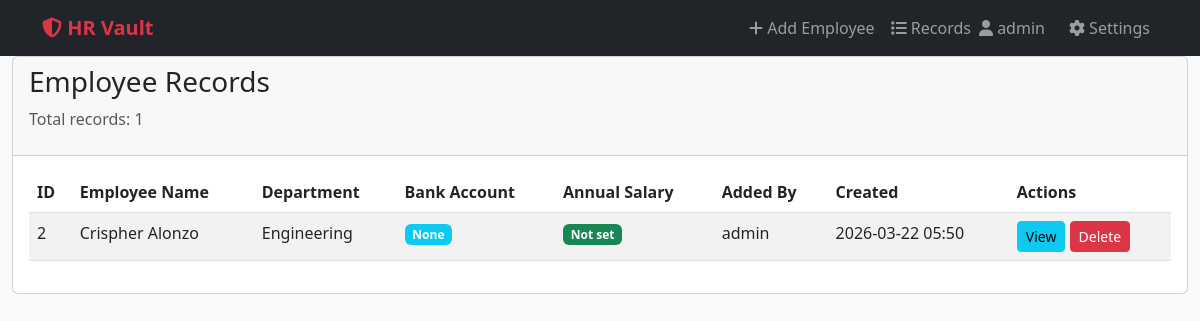
The app's page / (signed in) with its own data.
### hr_vault/models.py (models this page shows, shortened)
class EmployeeRecord(models.Model):
    employee_name = models.CharField(max_length=200, help_text="Employee's full name")
    department = models.CharField(max_length=100, help_text="Employee's department")
    bank_account_number = EncryptedField(help_text="Bank account number (encrypted)")
    annual_salary = EncryptedField(help_text="Annual salary (encrypted)")
    added_by = models.ForeignKey(
        User,
        on_delete=models.CASCADE,
        related_name='added_employee_records',
        help_text="User who created this record"
    )
    created_at = models.DateTimeField(auto_now_add=True)
    updated_at = models.DateTimeField(auto_now=True)
    class Meta:
        ordering = ['-created_at']
        verbose_name = "Employee Record"
        verbose_name_plural = "Employee Records"
    def get_salary_display(self):
        try:
            salary_value = self.annual_salary
            if salary_value:
                return f"${float(salary_value):,.2f}"
            return "Not set"
        except (ValueError, TypeError):
            return self.annual_salary
    def get_bank_account_display(self):
        try:
            if self.bank_account_number and len(str(self.bank_account_number)) > 4:
                account_str = str(self.bank_account_number)
                return f"****{account_str[-4:]}"
            return self.bank_account_number
        except Exception:
            return "[Encrypted]"

### hr_vault/views.py (the view)
# urls.py: path('', views.employee_list, name='employee_list'),
@login_required(login_url='/admin/login/')
def employee_list(request):
    if request.user.is_superuser:
        employees = EmployeeRecord.objects.all()
    else:
        employees = EmployeeRecord.objects.filter(added_by=request.user)
    employee_data = []
    for emp in employees:
        employee_data.append({
            'id': emp.id,
            'employee_name': emp.employee_name,
            'department': emp.department,
            'bank_account_number': emp.get_bank_account_display(),
            'annual_salary': emp.get_salary_display(),
            'added_by': emp.added_by.username,
            'created_at': emp.created_at
        })
    context = {
        'employees': employee_data,
        'total_count': employees.count(),
        'title': 'Employee Records'
    }
    return render(request, 'hr_vault/employee_list.html', context)

### hr_vault/models.py (called while the page is built)
    def from_db_value(self, value, expression, connection):
        if value is None:
            return None
        try:
            decrypted_value = self.cipher.decrypt(value)
            return decrypted_value.decode()
        except Exception:
            return None

### hr_vault/templates/hr_vault/employee_list.html (shortened to what this page needs)
{% extends 'base.html' %}
{% block content %}
<div class="row">
    <div class="col-12">
        <div class="card">
            <div class="card-header">
                <h3>Employee Records</h3>
                <p class="text-muted">Total records: {{ total_count }}</p>
            </div>
            <div class="card-body">
                {% if employees %}
                <div class="table-responsive">
                    <table class="table table-striped table-hover">
                        <thead>
                            <tr>
                                <th>ID</th>
                                <th>Employee Name</th>
                                <th>Department</th>
                                <th>Bank Account</th>
                                <th>Annual Salary</th>
                                <th>Added By</th>
                                <th>Created</th>
                                <th>Actions</th>
                            </tr>
                        </thead>
                        <tbody>
                            {% for employee in employees %}
                            <tr>
                                <td>{{ employee.id }}</td>
                                <td>{{ employee.employee_name }}</td>
                                <td>{{ employee.department }}</td>
                                <td>
                                    <span class="badge bg-info">{{ employee.bank_account_number }}</span>
                                </td>
                                <td>
                                    <span class="badge bg-success">{{ employee.annual_salary }}</span>
                                </td>
                                <td>{{ employee.added_by }}</td>
                                <td>{{ employee.created_at|date:"Y-m-d H:i" }}</td>
                                <td>
                                    <a href="{% url 'employee_detail' employee.id %}" class="btn btn-sm btn-info">View</a>
                                    <a href="{% url 'delete_employee' employee.id %}" class="btn btn-sm btn-danger" onclick="return confirm('Are you sure you want to delete this record?')">Delete</a>
                                </td>
                            </tr>
                            {% endfor %}
                        </tbody>
                    </table>
                </div>
                {% else %}
                <div class="alert alert-info">
                    No employee records found. <a href="{% url 'add_employee' %}">Add your first employee record</a>
                </div>
                {% endif %}
            </div>
        </div>
    </div>
</div>
{% endblock %}

### hr_vault/templates/base.html (shortened to what this page needs)
<!DOCTYPE html>
<html lang="en">
<head>
    <link href="https://cdn.jsdelivr.net/npm/bootstrap@5.3.0/dist/css/bootstrap.min.css" rel="stylesheet">
    <link href="https://cdnjs.cloudflare.com/ajax/libs/font-awesome/6.4.0/css/all.min.css" rel="stylesheet">
</head>
<body>
    <nav class="navbar navbar-expand-lg navbar-dark bg-dark sticky-top">
        <div class="container">
            <a class="navbar-brand" href="{% url 'employee_list' %}">
                <i class="fas fa-shield-alt"></i> HR Vault
            </a>
            <div class="navbar-nav ms-auto">
                <a class="nav-link" href="{% url 'add_employee' %}">
                    <i class="fas fa-plus"></i> Add Employee
                </a>
                <a class="nav-link" href="{% url 'employee_list' %}">
                    <i class="fas fa-list"></i> Records
                </a>
                {% if user.is_authenticated %}
                    <span class="navbar-text me-3">
                        <i class="fas fa-user"></i> {{ user.username }}
                    </span>
                    <a class="nav-link" href="/admin/password_change/">
                        <i class="fas fa-cog"></i> Settings
                    </a>
                {% endif %}
            </div>
        </div>
    </nav>
    <div class="container-fluid">
        {% block content %}
        {% endblock %}
    </div>
</body>
</html>

### hr_vault/templates/base.html (style rules this page uses)
.navbar-brand { font-weight: bold; color: #dc3545 !important; }
body { background-color: #f8f9fa; }

### records on screen
EmployeeRecord: employee_name "Crispher Alonzo", department "Engineering", created_at "2026-03-22 05:50"

### other values on screen
{{ user.username }} "admin"
{{ total_count }} "1"
{{ employee.id }} "2"
{{ employee.bank_account_number }} "None"
{{ employee.annual_salary }} "Not set"
{{ employee.added_by }} "admin"
